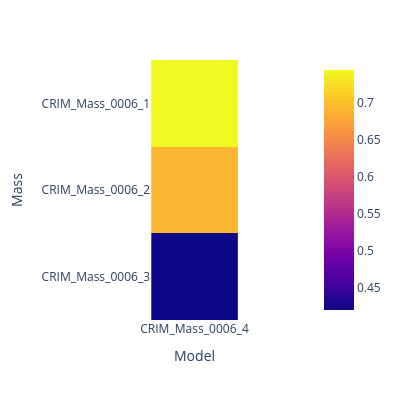

Notebook cell for this chart:
### Code cell
fig = px.imshow(soggetto_cross_plot_narrow, width=400, height=400)
fig

### Figure 1 — Plotly figure (JSON) as saved in the notebook; plotly's stock layout.template omitted (floating-point values rounded to 4 significant figures)
{"data": [{"coloraxis": "coloraxis", "hovertemplate": "Model: %{x}<br>Mass: %{y}<br>color: %{z}<extra></extra>", "name": "0", "type": "heatmap", "x": ["CRIM_Mass_0006_4"], "xaxis": "x", "y": ["CRIM_Mass_0006_1", "CRIM_Mass_0006_2", "CRIM_Mass_0006_3"], "yaxis": "y", "z": [[0.7442], [0.6909], [0.4202]]}], "layout": {"coloraxis": {"colorscale": [[0, "#0d0887"], [0.1111, "#46039f"], [0.2222, "#7201a8"], [0.3333, "#9c179e"], [0.4444, "#bd3786"], [0.5556, "#d8576b"], [0.6667, "#ed7953"], [0.7778, "#fb9f3a"], [0.8889, "#fdca26"], [1, "#f0f921"]]}, "height": 400, "margin": {"t": 60}, "width": 400, "xaxis": {"anchor": "y", "autorange": true, "constrain": "domain", "domain": [0.2896, 0.7104], "range": [-0.5, 0.5], "scaleanchor": "y", "title": {"text": "Model"}, "type": "category"}, "yaxis": {"anchor": "x", "autorange": true, "constrain": "domain", "domain": [0, 1], "range": [2.5, -0.5], "title": {"text": "Mass"}, "type": "category"}}}
